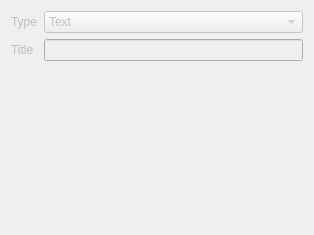
                     <widget class="QWidget" name="tab_1">
                      <property name="enabled">
                       <bool>false</bool>
                      </property>
                      <attribute name="title">
                       <string>Type</string>
                      </attribute>
                      <layout class="QGridLayout" name="gridLayout_15">
                       <item row="0" column="1">
                        <widget class="QComboBox" name="itemTypeCombobox">
                         <item>
                          <property name="text">
                           <string>Text</string>
                          </property>
                         </item>
                         <item>
                          <property name="text">
                           <string>Image</string>
                          </property>
                         </item>
                        </widget>
                       </item>
                       <item row="0" column="0">
                        <widget class="QLabel" name="itemTypeDescribeLabel">
                         <property name="text">
                          <string>Type</string>
                         </property>
                        </widget>
                       </item>
                       <item row="2" column="1">
                        <spacer name="horizontalSpacer">
                         <property name="orientation">
                          <enum>Qt::Horizontal</enum>
                         </property>
                         <property name="sizeHint" stdset="0">
                          <size>
                           <width>259</width>
                           <height>20</height>
                          </size>
                         </property>
                        </spacer>
                       </item>
                       <item row="2" column="0">
                        <spacer name="verticalSpacer">
                         <property name="orientation">
                          <enum>Qt::Vertical</enum>
                         </property>
                         <property name="sizeHint" stdset="0">
                          <size>
                           <width>20</width>
                           <height>163</height>
                          </size>
                         </property>
                        </spacer>
                       </item>
                       <item row="1" column="0">
                        <widget class="QLabel" name="label_9">
                         <property name="text">
                          <string>Title</string>
                         </property>
                        </widget>
                       </item>
                       <item row="1" column="1">
                        <widget class="QLineEdit" name="lineEdit"/>
                       </item>
                      </layout>
                     </widget>
